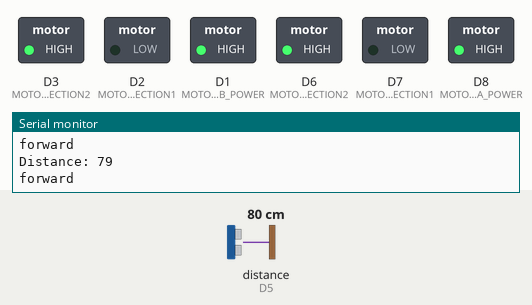
This sketch was run on a simulated ESP8266 (NodeMCU). Shown: switched loads named in the sketch (green lamp = pin HIGH), the last lines printed to the serial monitor. Wiring (inferred from the names in the program): ultrasonic range finder: trigger D4; echo D5. Inputs (shaded band) come from the test bench; at power-on: distance to the obstacle (sensor on D5) 80 cm. The echo pulse lasts 58.3 µs per cm; pins used as bus, display or sensor lines are not drawn.

Above: at 1.2 s.
1.3 s: distance to the obstacle (sensor on D5) set to 23 cm
4.3 s: distance to the obstacle (sensor on D5) set to 19 cm
At 5.1 s:
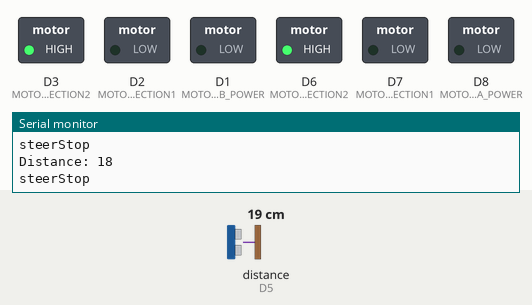
5.8 s: distance to the obstacle (sensor on D5) set to 35 cm
At 6.7 s:
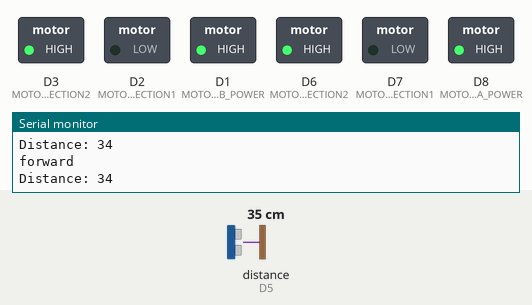
Timing chart, 0 to 8.8 s (numbered marks = the images above; inputs shaded):
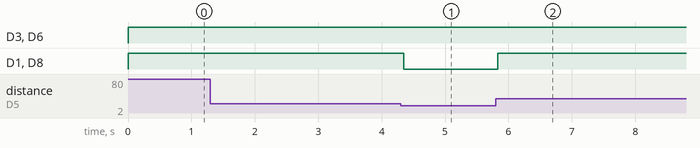

The sketch:

UltraSonic.ino
```cpp
/*******************************************************************
    A sketch for controlling a toy car with using a web page
    hosted on a ESP8266

    Main Hardware:
    - NodeMCU Development Board cp2102 (Look for the one with the square chip beside the USB port)
    - NodeMCU Motor Shield (L2932)

    Written by Brian Lough
    https://www.youtube.com/channel/UCezJOfu7OtqGzd5xrP3q6WA
 *******************************************************************/

//#include <ESP8266WiFi.h>
//#include <WiFiClient.h>
//#include <ESP8266WebServer.h>
//#include <ESP8266mDNS.h>

// These are the pins used to control the motor shield

#define MOTOR_A_POWER D8
#define MOTOR_A_DIRECTION1 D7
#define MOTOR_A_DIRECTION2 D6

#define MOTOR_B_POWER D1
#define MOTOR_B_DIRECTION1 D2
#define MOTOR_B_DIRECTION2 D3

#define TRIGPIN D4
#define ECHOPIN D5

// drivePower sets how fast the car goes
// Can be set between 0 and 1023 (although car problaly wont move if values are too low)
int drivePower = 900;
long duration;
int distance;
/*
// ----------------
// Set your WiFi SSID and Password here
// ----------------
const char* ssid = "CenturyLink3741";
const char* password = "Southside";

ESP8266WebServer server(80);

const char *webpage =
#include "motorPage.h"
;

void handleRoot() {

  server.send(200, "text/html", webpage);
}

void handleNotFound(){
  String message = "File Not Found\n\n";
  message += "URI: ";
  message += server.uri();
  message += "\nMethod: ";
  message += (server.method() == HTTP_GET)?"GET":"POST";
  message += "\nArguments: ";
  message += server.args();
  message += "\n";
  for (uint8_t i=0; i<server.args(); i++){
    message += " " + server.argName(i) + ": " + server.arg(i) + "\n";
  }
  server.send(404, "text/plain", message);
}
*/
void setup(void){
  Serial.begin(9600);
  pinMode(MOTOR_A_POWER, OUTPUT);
  pinMode(MOTOR_A_DIRECTION1, OUTPUT);
  pinMode(MOTOR_A_DIRECTION2, OUTPUT);
  pinMode(MOTOR_B_POWER, OUTPUT);
  pinMode(MOTOR_B_DIRECTION1, OUTPUT);
  pinMode(MOTOR_B_DIRECTION2, OUTPUT);
  pinMode(TRIGPIN, OUTPUT); // Sets the trigPin as an Output
  pinMode(ECHOPIN, INPUT); // Sets the echoPin as an Input

  digitalWrite(MOTOR_A_DIRECTION1,HIGH);
  digitalWrite(MOTOR_A_DIRECTION2,LOW);
  digitalWrite(MOTOR_B_DIRECTION1,HIGH);
  digitalWrite(MOTOR_B_DIRECTION2,LOW);
  /*
  WiFi.mode(WIFI_STA);
  WiFi.disconnect();
  delay(100);

  Serial.begin(115200);
  WiFi.begin(ssid, password);
  Serial.println("");

  // Wait for connection
  while (WiFi.status() != WL_CONNECTED) {
    delay(500);
    Serial.print(".");
  }
  Serial.println("");
  Serial.print("Connected to ");
  Serial.println(ssid);
  Serial.print("IP address: ");
  Serial.println(WiFi.localIP());

  if (MDNS.begin("WifiCar")) {
    Serial.println("MDNS Responder Started");
  }

  server.on("/", handleRoot);

  server.on("/forward", [](){
    Serial.println("forward");
    digitalWrite(MOTOR_A_DIRECTION1,LOW);
    digitalWrite(MOTOR_A_DIRECTION2,HIGH);
    digitalWrite(MOTOR_B_DIRECTION1,LOW);
    digitalWrite(MOTOR_B_DIRECTION2,HIGH);
    analogWrite(MOTOR_A_POWER, drivePower);
    analogWrite(MOTOR_B_POWER, drivePower);
    server.send(200, "text/plain", "forward");
  });

  server.on("/driveStop", [](){
    Serial.println("driveStop");
    digitalWrite(MOTOR_A_DIRECTION1,HIGH);
    digitalWrite(MOTOR_A_DIRECTION2,LOW);
    digitalWrite(MOTOR_B_DIRECTION1,HIGH);
    digitalWrite(MOTOR_B_DIRECTION2,LOW);
    analogWrite(MOTOR_A_POWER, 0);
    analogWrite(MOTOR_B_POWER, 0);
    server.send(200, "text/plain", "driveStop");
  });

  server.on("/back", [](){
    Serial.println("back");
    digitalWrite(MOTOR_A_DIRECTION1,HIGH);
    digitalWrite(MOTOR_A_DIRECTION2,LOW);
    digitalWrite(MOTOR_B_DIRECTION1,HIGH);
    digitalWrite(MOTOR_B_DIRECTION2,LOW);
    analogWrite(MOTOR_A_POWER, drivePower);
    analogWrite(MOTOR_B_POWER, drivePower);
    server.send(200, "text/plain", "back");
  });

  server.on("/right", [](){
    Serial.println("right");
    digitalWrite(MOTOR_A_DIRECTION1,HIGH);
    digitalWrite(MOTOR_A_DIRECTION2,LOW);
    digitalWrite(MOTOR_B_DIRECTION1,LOW);
    digitalWrite(MOTOR_B_DIRECTION2,HIGH);
    analogWrite(MOTOR_A_POWER, drivePower);
    analogWrite(MOTOR_B_POWER, drivePower);
    server.send(200, "text/plain", "right");
  });

  server.on("/left", [](){
    Serial.println("left");
    digitalWrite(MOTOR_A_DIRECTION1,LOW);
    digitalWrite(MOTOR_A_DIRECTION2,HIGH);
    digitalWrite(MOTOR_B_DIRECTION1,HIGH);
    digitalWrite(MOTOR_B_DIRECTION2,LOW);
    analogWrite(MOTOR_A_POWER, drivePower);
    analogWrite(MOTOR_B_POWER, drivePower);
    server.send(200, "text/plain", "left");
  });

  server.on("/steerStop", [](){
    Serial.println("steerStop");
    analogWrite(MOTOR_A_POWER, 0);
    analogWrite(MOTOR_B_POWER, 0);
    server.send(200, "text/plain", "steerStop");
  });

  server.onNotFound(handleNotFound);

  server.begin();
  Serial.println("HTTP Server Started");
*/
}
void loop(void){
 // server.handleClient();

  // Clears the trigPin
  digitalWrite(TRIGPIN, LOW);
  delayMicroseconds(2);
  // Sets the trigPin on HIGH state for 10 micro seconds
  digitalWrite(TRIGPIN, HIGH);
  delayMicroseconds(10);
  digitalWrite(TRIGPIN, LOW);
  // Reads the echoPin, returns the sound wave travel time in microseconds
  duration = pulseIn(ECHOPIN, HIGH);
  // Calculating the distance
  distance= duration*0.034/2;
  // Prints the distance on the Serial Monitor
  Serial.print("Distance: ");
  Serial.println(distance);

  if(distance>20) {
    //Drive forward
    Serial.println("forward");
    digitalWrite(MOTOR_A_DIRECTION1,LOW);
    digitalWrite(MOTOR_A_DIRECTION2,HIGH);
    digitalWrite(MOTOR_B_DIRECTION1,LOW);
    digitalWrite(MOTOR_B_DIRECTION2,HIGH);
    analogWrite(MOTOR_A_POWER, drivePower);
    analogWrite(MOTOR_B_POWER, drivePower);
  }
  else {
    //Stop
    Serial.println("steerStop");
    analogWrite(MOTOR_A_POWER, 0);
    analogWrite(MOTOR_B_POWER, 0);
  }

}
```

Measured:
- the behaviour switches between 22 and 21 cm on distance to the obstacle (sensor on D5) (found by bisection; images 0 and 1)
- after the input at 4.3 s, D1 (MOTOR_B_POWER), D8 (MOTOR_A_POWER): HIGH → LOW after 0.05 s
- after the input at 5.8 s, D1 (MOTOR_B_POWER), D8 (MOTOR_A_POWER): LOW → HIGH at once
